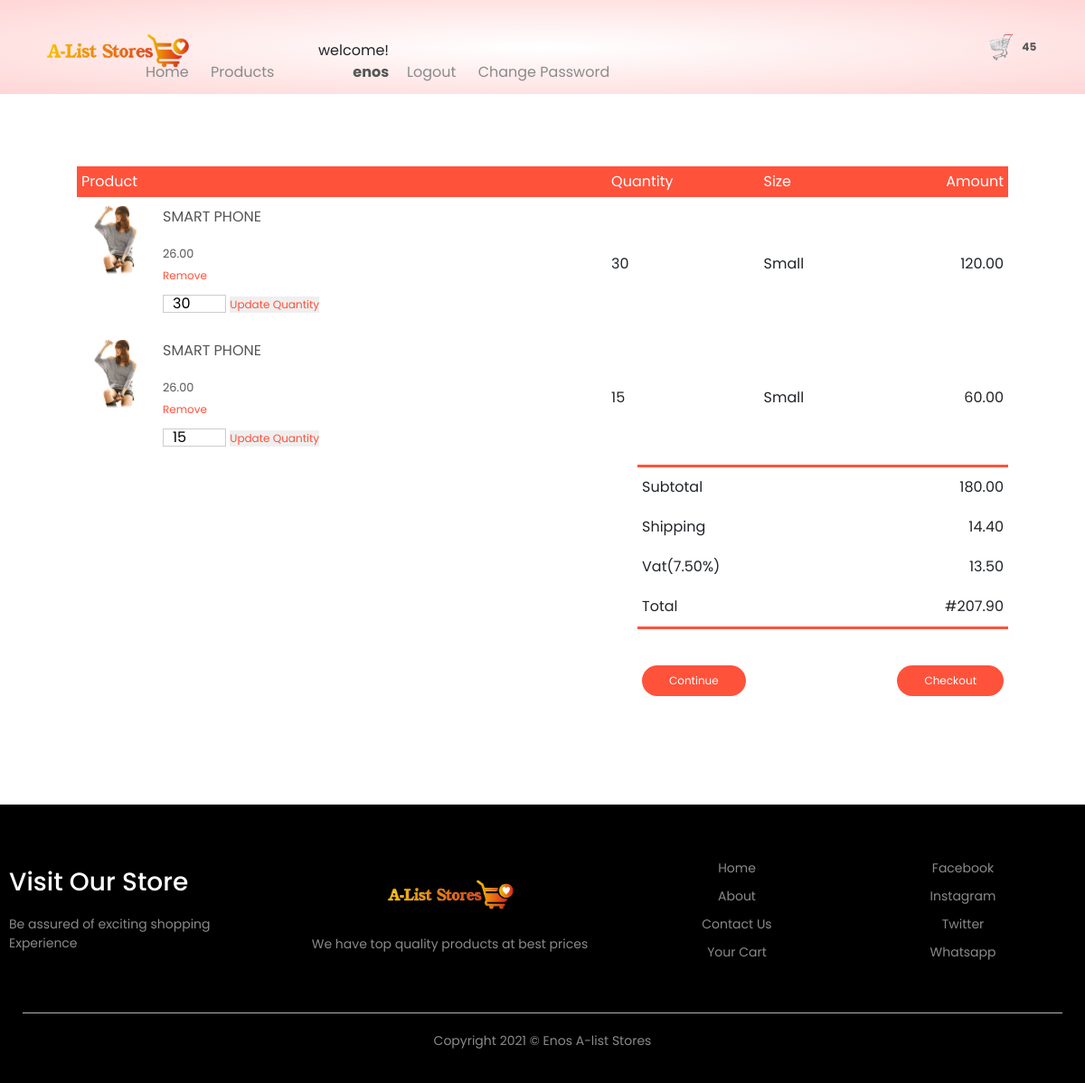
The app's page /order/shopcart/ (signed in) with its own data.
### home/models.py (models this page shows, shortened)
class Setting(models.Model):
    STATUS =(
        ('True', 'True'),
        ('False', 'False'),
    )
    title = models.CharField(max_length=100)
    keywords = models.CharField(max_length=255)
    description = models.CharField(max_length=255, null=True)
    company = models.CharField(max_length=50, null=True)
    address = models.CharField(max_length=100)
    phone = models.CharField( null=True, max_length=15)
    email = models.CharField(blank=True, max_length=50)
    icon = models.ImageField(blank=True,null=True,  upload_to='images/')
    logo = models.ImageField(blank=True,null=True, upload_to='images/')
    cart_icon = models.ImageField(blank=True,null=True, upload_to='images/')
    menu_icon = models.ImageField(blank=True,null=True, upload_to='images/')
    facebook = models.CharField(blank=True, max_length=50)
    instagram = models.CharField(blank=True, max_length=50)
    twitter = models.CharField(blank=True, max_length=50)
    created_at = models.DateTimeField(auto_now_add=True)
    updated_at = models.DateTimeField(auto_now=True)
    about =RichTextUploadingField(blank=True)
    about2 =RichTextUploadingField(blank=True, default='aboutto')
    contact =RichTextUploadingField(blank=True)
    status = models.CharField(max_length=10, choices=STATUS)

### order/models.py (models this page shows, shortened)
class ShopCart(models.Model):
    user = models.ForeignKey(User, on_delete=models.SET_NULL, null=True)
    product = models.ForeignKey(Product, on_delete=models.SET_NULL, null=True, blank=True)
    quantity = models.IntegerField(blank=True ,null=False)
    size = models.CharField(max_length=10,blank=True ,null=True)
    order_code = models.CharField(max_length=70, editable=False)
    order_placed = models.BooleanField(default=False)
    @property
    def price(self):
        if self.product_id is not None:
            return (self.product.price)
    @property
    def amount(self):
        if self.product_id is None:
            return (None)
        else:
            if self.product.discount_price:
                return(self.product.discount_price * self.quantity)
            else:
                return(self.product.price * self.quantity)

### product/models.py (models this page shows, shortened)
class Product(models.Model):
    STATUS =(
        ('True', 'True'),
        ('False', 'False'),
    )
    AVAILABLE =(
        ('In Stock', 'In Stock'),
        ('Out Of Stock', 'Out Of Stock'),
        ('ReStocked', 'ReStocked'),
    )
    category = models.ForeignKey(Category, on_delete=models.DO_NOTHING)
    title = models.CharField(max_length=150, blank=True)
    keywords = models.CharField(max_length=255)
    description = models.CharField(max_length=255)
    image= models.ImageField(blank=True, upload_to='images/')
    price = models.FloatField(null=True, blank=True)
    sizes = models.CharField(max_length=30, null=True, default='Large')
    discount_price= models.FloatField(blank=True, null=True)
    available= models.CharField(choices=AVAILABLE, max_length=15, default='In Stock')
    quantity_instock = models.IntegerField(null=True, blank=True, default=1000)
    minquantity = models.IntegerField(blank=True)
    amount = models.IntegerField(null=True, blank=True)
    status = models.CharField(max_length=10, choices=STATUS)
    slug = models.SlugField(null=False, unique=True)
    created_at = models.DateTimeField(auto_now_add=True)
    updated_at = models.DateTimeField(auto_now=True)
    featured = models.BooleanField(blank=True)
    latest = models.BooleanField(blank=True)
    banner = models.BooleanField(blank=True)
    offer = models.BooleanField(blank=True)
    detail = RichTextUploadingField()
    def image_tag(self):
        return mark_safe('<img src="{}" height="50"/>'.format(self.image.url))
    image_tag.short_description = 'Image'

### order/views.py (the view)
# urls.py: path('shopcart/', views.shopcart, name = 'shopcart'),
@login_required(login_url='/login')
def shopcart(request):
    category = Category.objects.all()
    setting= Setting.objects.get(pk=1)
    shopcart = ShopCart.objects.filter(order_placed=False).filter(user__username=request.user.username)
    subtotal=0
    shippingfee = 0
    vat =0
    total = 0
    for item in shopcart:
        if item.product.discount_price:
            subtotal += item.product.discount_price * item.quantity
        else:
            subtotal += item.product.price * item.quantity
    if subtotal > 150:
        shippingfee = 0.08 * subtotal
    else:
        shippingfee = 0
    vat = 0.075 * subtotal
    total = subtotal + shippingfee + vat
    context = {
                'setting': setting,
                'category': category,
                'shopcart': shopcart,
                'subtotal': subtotal,
                'shipping': shippingfee,
                'vat': vat,
                'total':total
                 }
    return render(request, 'shopcart.html', context)

### home/context_processor.py (called while the page is built)
def cartcount(request):
    cartcount = ShopCart.objects.filter(order_placed=False).filter(user__username=request.user.username)
    total_quantity = 0
    for item in cartcount:
        total_quantity += item.quantity
    context = {'itemcount':total_quantity}
    return context

### order/templates/shopcart.html (shortened to what this page needs)
{% extends 'base.html' %}
{% load humanize %}
{% block header %} {% include "prod-header.html" %} {% endblock header %}
{% block content %}
    <div class="small-container cart-page">
        <table>
            <tr>
                <th>Product</th>
                <th>Quantity</th>
                <th>Size</th>
                <th>Amount</th>
            </tr>
        {% if shopcart %}
            {% for item in shopcart %}
                <tr>
                    <td>
                        <div class="cart-info">
                            <img src="{{item.product.image.url}}">
                            <div>
                                <p>{{item.product.title}}</p>
                                <small>
                                    {% if item.discount_price %}
                                        {{item.discount_price | floatformat:2 | intcomma}}
                                    {% else %}
                                        {{item.price | floatformat:2 | intcomma}}
                                    {% endif %}
                                </small>
                                <br>
                                <a href="{% url 'order:deletefromcart' item.id %}">Remove</a>
                                <form  action="{% url 'order:updatequantity' %}" method="post">
                                    <input style="width: 70px; height:20px" type="number"  id="item" name="itemquantity" value="{{item.quantity}}" min="{{item.product.minquantity}}" max="{{item.product.quantity_instock}}">
                                    <button type="submit" style="color:#ff523b;font-size: 12px;border:none;border:none; outline:none">Update Quantity</button>
                                </form>
                            </div>
                        </div>
                    </td>
                    <td>{{item.quantity}}</td>
                    <td>{{item.size}}</td>
                    <td>{{item.amount | floatformat:2 | intcomma}}</td>
                </tr>
            {% endfor %}
        {% endif %}
        </table>
        <div class="total-price">
          <table>
            <tr>
                <td>Subtotal</td>
                <td>{{subtotal | floatformat:2 | intcomma}}</td>
            </tr>
            <tr>
                <td>Shipping</td>
                <td>{{shipping | floatformat:2 | intcomma}}</td>
            </tr>
            <tr>
                <td>Vat(7.50%)</td>
                <td>{{vat | floatformat:2 | intcomma}}</td>
            </tr>
            <tr>
                <td>Total</td>
                <td>#{{total | floatformat:2 | intcomma}}</td>
            </tr>
          </table>
        </div>
        <div class="total-price">
            <table>
              <tr>
                  <td><a href="{% url 'category' %}" class="buttons">Continue</a></td>
                  <td><a href="{% url 'order:checkout' %}" class="buttons">Checkout</a></td>
              </tr>
            </table>
        </div>
    </div>
{% endblock content %}
{% block footer %}  {% include "footer.html" %} {% endblock footer %}

### home/templates/prod-header.html (shortened to what this page needs)
<div class="headermain">
    <div class="container">
        <div class="header">
            <div class="logo">
                <a href="{% url 'index' %}"><img src="{{setting.logo.url}}" alt="company logo here"></a>
            </div>
            <div class="navbar">
                <ul id="MenuItems">
                        <li><a href="{% url 'index' %}">Home</a></li>
                        <li><a href="{% url 'category' %}">Products</a></li>
                    {% if user.id is not None %}
                        <li>
                           welcome!<a href="{% url 'user' %}">
                                {% if request.user.first_name %}
                                    <p><strong> {{request.user.first_name}}</strong></p>
                                {% else %}
                                    <p><strong>{{request.user.username}}</strong></p>
                                {% endif %}
                           </a>
                        <li><a href="{% url 'logoutfunc' %}">Logout</a></li>
                        <li><a href="">Change Password</a></li>
                    {% else %}
                        <li><a href="{% url 'accountform' %}">Account</a></li>
                    {% endif %}
                </ul>
            </div>
            <a href="{% url 'order:shopcart' %}"><img src="{{setting.cart_icon.url}}" alt="shop cart" width="30px" height="30px">
                {% if itemcount > 0 %}
                    <span class="badge red z-depth-1 mr-1">{{ itemcount }}</span>
                {% else %}
                    <span class="badge red z-depth-1 mr-1">0</span>
                {% endif %}
            </a>
        </div>
    </div>
</div>

### home/templates/footer.html
 <div class="footer">
    <div class="container">
        <div class="row">
            <div class="footer-col-1">
                <h3>Visit Our Store</h3>
                <p>Be assured of exciting shopping Experience </p>
            </div>
            <div class="footer-col-2">
                <a href="{% url 'index' %}"><img src="{{setting.logo.url}}"></a>
                <p>We have top quality products at best prices</p>
            </div>
            <div class="footer-col-3">
                <ul>
                    <li><a href="{% url 'index' %}">Home</a></li>
                    <li><a href="{% url 'about' %}">About</a></li>
                    <li><a href="{% url 'contact' %}">Contact Us</a></li>
                    <li><a href="">Your Cart</a></li>
                </ul>
            </div>
            <div class="footer-col-4">
                <ul>
                    <li><a href="">Facebook</a></li>
                    <li><a href="">Instagram</a></li>
                    <li><a href="">Twitter</a></li>
                    <li><a href="">Whatsapp</a></li>
                </ul>
            </div>
        </div>
        <hr>
        <p class="copyright">Copyright 2021 &copy; Enos A-list Stores</p>
    </div>
</div>

### home/static/css/main.css (style rules this page uses)
* { padding: 0; margin: 0; box-sizing: border-box; }
body { font-family: 'Poppins', sans-serif; }
.headermain { background: radial-gradient(#fff, #ffd6d6); }
.container { max-width: 1300px; margin: auto; padding: 0 25px; }
.header { display: flex; align-items: center; padding: 20px; }
.logo { width: 100px; }
.logo img { width: 170px; }
.navbar { flex: 1; text-align: right; }
.navbar li { display: inline-block; margin-right: 20px; }
a { text-decoration: none; color: #555; }
p { color: #555; }
.row { display: flex; align-items: center; flex-wrap: wrap; justify-content: space-around; }
.buttons { display: inline-block; background: #ff523b; color: white; text-decoration: none; padding: 8px 30px; margin: 30px 0; border-radius: 30px; }
.small-container { max-width: 1080px; margin: auto; padding: 0 25px; }
small { color: #555; }
.footer { background: black; color: #8a8a8a; font-size: 14px; padding: 60px 0 20px; }
.footer p { color: #8a8a8a; }
.footer h3 { color: white; margin-bottom: 20px; }
.footer-col-1, .footer-col-2, .footer-col-3, .footer-col-4 { min-width: 250px; margin-bottom: 20px; }
.footer-col-1 { flex-basis: 25%; }
.footer-col-2 { flex: 1; text-align: center; }
.footer-col-2 img { width: 150px; margin-bottom: 20px; }
.footer-col-3, .footer-col-4 { flex-basis: 20%; text-align: center; }
ul { list-style-type: none; }
ul li { margin-bottom: 10px; }
ul a { text-decoration: none; color: #8a8a8a; }
.footer hr { border: none; background: #b5b5b5; height: 1px; margin: 20px 0; }
.copyright { text-align: center; }
.cart-page { margin: 80px auto; }
table { width: 100%; border-collapse: collapse; }
.cart-info { display: flex; flex-wrap: wrap; }
th { text-align: left; padding: 5px; color: white; background: #ff523b; font-weight: normal; }
td { padding: 10px 5px; }
td input { width: 40px; height: 30px; padding: 5px; }
td a { color: #ff523b; font-size: 12px; }
td img { width: 80px; height: 80px; margin-right: 10px; }
.total-price { display: flex; justify-content: flex-end; }
.total-price table { border-top: 3px solid #ff523b; width: 100%; max-width: 410px; }
th:last-child { text-align: right; }
td:last-child { text-align: right; }
form input { width: 100%; height: 30px; margin: 10px 0; padding: 0 10px; border: 1px solid #ccc; }

### records on screen
Setting: logo (picture), cart_icon (picture)
ShopCart: product.image (picture), product "SMART PHONE", price "26.00", itemquantity "30", quantity "30", size "Small", amount "120.00"
ShopCart: product.image (picture), product "SMART PHONE", price "26.00", itemquantity "15", quantity "15", size "Small", amount "60.00"

### other values on screen
{{ request.user.username }} "enos"
{{ itemcount }} "45"
{{ subtotal | floatformat:2 | intcomma }} "180.00"
{{ shipping | floatformat:2 | intcomma }} "14.40"
{{ vat | floatformat:2 | intcomma }} "13.50"
{{ total | floatformat:2 | intcomma }} "207.90"
